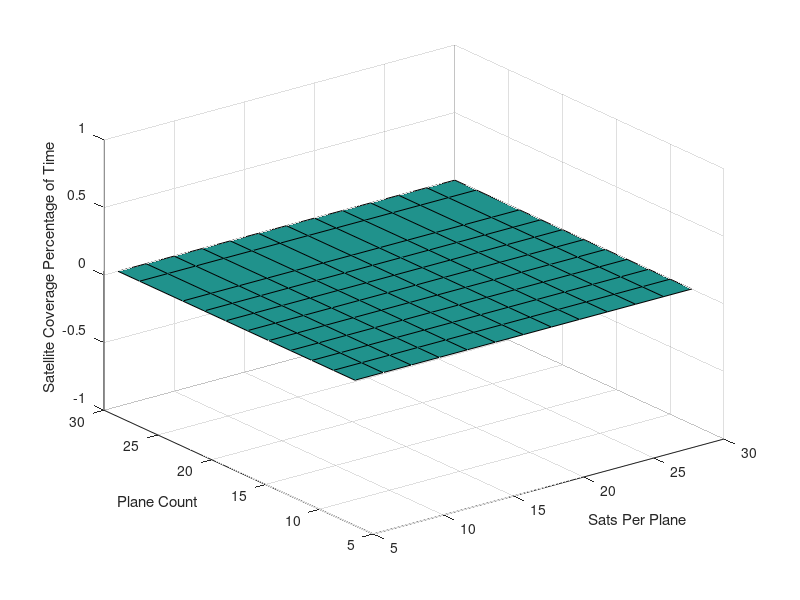

Source code (MATLAB): (Note: this script raises an error after producing the figure.)
%%% Matt Liepke, creating TLE for a constellation and then sending it to
%%% STK, propogating and determining the amount of 'connected' time from
%%% KDAB to KPLC
clear all; close all;clc;
%% Define TimeSpan
stkThreadLimit = 4; % Max number of STK instances to spool up (lots of mem)
stkStartTime = '01 Dec 2021 00:00:00.000';
stkEndTime = '03 Dec 2021 00:00:00.000';

satsPerPlane = [8 10 12 14 16 18 20 22 24 28 30];
semiMajAxis = 6378+550;
planeCount = [6 8 10 12 14 16 18 20 22 24 26 28 30];
inc = 53;
covProb = zeros(length(satsPerPlane),length(planeCount),10); %assume no greater than 10 sats connected at once

for i=1:length(satsPerPlane)
    parfor (j=1:length(planeCount),stkThreadLimit)
        try
        temp = FindCoverageOfConstellation(satsPerPlane(i), planeCount(j),...
            inc, semiMajAxis, stkStartTime, stkEndTime,...
            (i-1)*length(satsPerPlane) + j);
        temp(numel(zeros(10,1))) = 0;
        covProb(i,j,:) = temp;
        catch err
            disp(err)
            disp("Overflow of covProb - More Sats could connect that you thought")
        end
    end
end
save('covProb.m','covProb')
someSortOfCoverage = sum(covProb(:,:,2:end),3); %all but the 0 sat probabilities

surf(planeCount, satsPerPlane,someSortOfCoverage)
xlabel("Sats Per Plane")
ylabel("Plane Count")
zlabel("Satellite Coverage Percentage of Time")
title("KDAB-KPLC Coverage from Constellations from:" + stkStartTime + " to " + stkEndTime + "for i = " + string(inc) + " and a = " + string(semiMajAxis))
t = 0; % for debugging to stop so STK from closing

